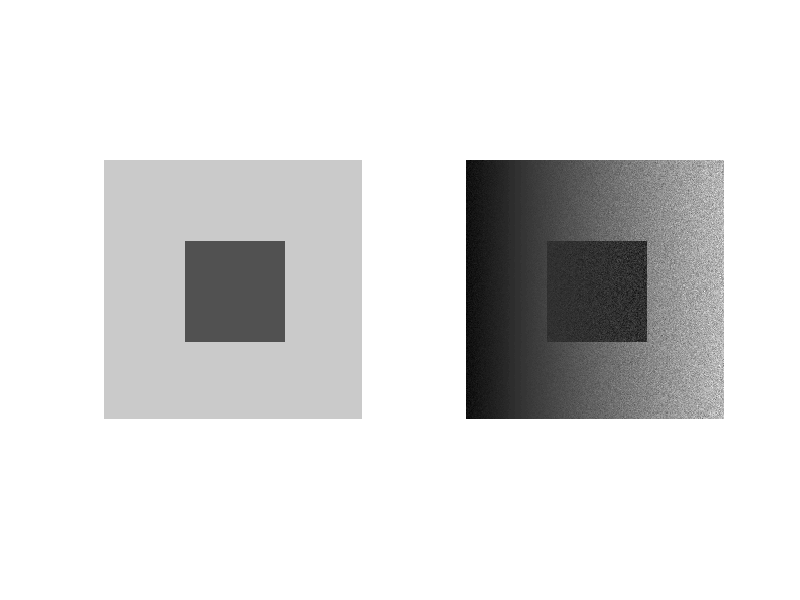

Source code (MATLAB):
%% Gray image
rows = 256;
columns = 256;
grayImage = ones(rows, columns, 'uint8').*200;
xCoords= [80 180 180 80 80];
yCoords = [80 80 180 180 80];
mask = poly2mask(xCoords, yCoords, rows, columns);
grayImage(mask) = 80; 
%% First component Gray+noise
im_normal=double(grayImage./max(grayImage(:)));
im_noise= imnoise(im_normal,'gaussian',0,0.02);
%% Second component: Inhomogeneous term
X = 1:rows;                           % X is a vector from 1 to imageSize
X0 = (X / rows) -0.2;                 % rescale X 
Xm = meshgrid(X0, X0);             % 2D matrices
%% Output image
Out_Img=im_noise.*Xm;
subplot(121);imshow(grayImage);
subplot(122);imshow(Out_Img,[]);
